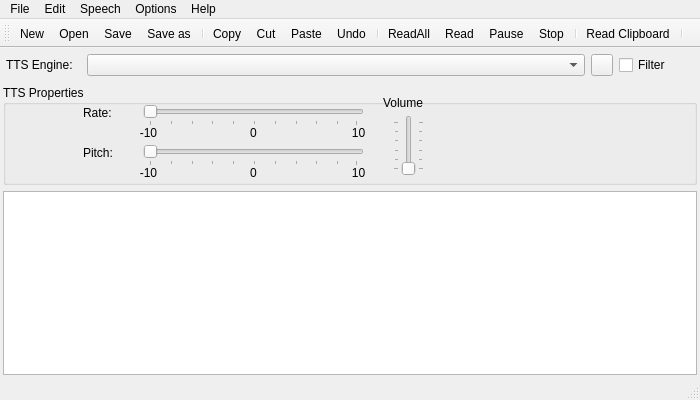
<?xml version="1.0" encoding="UTF-8"?>
<ui version="4.0">
 <class>UltraTTSClass</class>
 <widget class="QMainWindow" name="UltraTTSClass">
  <property name="geometry">
   <rect>
    <x>0</x>
    <y>0</y>
    <width>700</width>
    <height>400</height>
   </rect>
  </property>
  <property name="windowTitle">
   <string>Ultra TTS</string>
  </property>
  <widget class="QWidget" name="centralWidget">
   <layout class="QVBoxLayout" name="verticalLayout">
    <property name="leftMargin">
     <number>3</number>
    </property>
    <property name="topMargin">
     <number>3</number>
    </property>
    <property name="rightMargin">
     <number>3</number>
    </property>
    <property name="bottomMargin">
     <number>3</number>
    </property>
    <item>
     <layout class="QVBoxLayout" name="verticalLayout_2">
      <property name="leftMargin">
       <number>3</number>
      </property>
      <property name="topMargin">
       <number>3</number>
      </property>
      <property name="rightMargin">
       <number>3</number>
      </property>
      <property name="bottomMargin">
       <number>3</number>
      </property>
      <item>
       <layout class="QHBoxLayout" name="horizontalLayout">
        <item>
         <widget class="QLabel" name="label_5">
          <property name="maximumSize">
           <size>
            <width>75</width>
            <height>16777215</height>
           </size>
          </property>
          <property name="text">
           <string>TTS Engine:</string>
          </property>
         </widget>
        </item>
        <item>
         <widget class="QComboBox" name="voiceList"/>
        </item>
        <item>
         <widget class="QPushButton" name="btnReloadSAPI">
          <property name="maximumSize">
           <size>
            <width>22</width>
            <height>22</height>
           </size>
          </property>
          <property name="text">
           <string/>
          </property>
          <property name="icon">
           <iconset resource="UltraTTS.qrc">
            <normaloff>:/images/rotateleft.png</normaloff>:/images/rotateleft.png</iconset>
          </property>
         </widget>
        </item>
        <item>
         <widget class="QCheckBox" name="chkFilter">
          <property name="maximumSize">
           <size>
            <width>75</width>
            <height>16777215</height>
           </size>
          </property>
          <property name="text">
           <string>Filter</string>
          </property>
          <property name="tristate">
           <bool>true</bool>
          </property>
         </widget>
        </item>
       </layout>
      </item>
     </layout>
    </item>
    <item>
     <widget class="QGroupBox" name="groupBox">
      <property name="minimumSize">
       <size>
        <width>0</width>
        <height>100</height>
       </size>
      </property>
      <property name="title">
       <string>TTS Properties</string>
      </property>
      <widget class="QSlider" name="sliderRate">
       <property name="geometry">
        <rect>
         <x>140</x>
         <y>20</y>
         <width>221</width>
         <height>21</height>
        </rect>
       </property>
       <property name="orientation">
        <enum>Qt::Horizontal</enum>
       </property>
       <property name="tickPosition">
        <enum>QSlider::TicksBelow</enum>
       </property>
      </widget>
      <widget class="QSlider" name="sliderPitch">
       <property name="geometry">
        <rect>
         <x>140</x>
         <y>60</y>
         <width>221</width>
         <height>21</height>
        </rect>
       </property>
       <property name="orientation">
        <enum>Qt::Horizontal</enum>
       </property>
       <property name="tickPosition">
        <enum>QSlider::TicksBelow</enum>
       </property>
      </widget>
      <widget class="QSlider" name="sliderVolume">
       <property name="geometry">
        <rect>
         <x>390</x>
         <y>30</y>
         <width>31</width>
         <height>61</height>
        </rect>
       </property>
       <property name="maximum">
        <number>100</number>
       </property>
       <property name="orientation">
        <enum>Qt::Vertical</enum>
       </property>
       <property name="tickPosition">
        <enum>QSlider::TicksBothSides</enum>
       </property>
       <property name="tickInterval">
        <number>20</number>
       </property>
      </widget>
      <widget class="QLabel" name="label_2">
       <property name="geometry">
        <rect>
         <x>380</x>
         <y>10</y>
         <width>41</width>
         <height>16</height>
        </rect>
       </property>
       <property name="text">
        <string>Volume:</string>
       </property>
      </widget>
      <widget class="QLabel" name="label_3">
       <property name="geometry">
        <rect>
         <x>80</x>
         <y>20</y>
         <width>41</width>
         <height>16</height>
        </rect>
       </property>
       <property name="text">
        <string>Rate:</string>
       </property>
      </widget>
      <widget class="QLabel" name="label_4">
       <property name="geometry">
        <rect>
         <x>80</x>
         <y>60</y>
         <width>41</width>
         <height>16</height>
        </rect>
       </property>
       <property name="text">
        <string>Pitch:</string>
       </property>
      </widget>
      <widget class="QLabel" name="minRate">
       <property name="geometry">
        <rect>
         <x>130</x>
         <y>40</y>
         <width>31</width>
         <height>16</height>
        </rect>
       </property>
       <property name="text">
        <string>-10</string>
       </property>
       <property name="alignment">
        <set>Qt::AlignCenter</set>
       </property>
      </widget>
      <widget class="QLabel" name="curRate">
       <property name="geometry">
        <rect>
         <x>230</x>
         <y>40</y>
         <width>41</width>
         <height>16</height>
        </rect>
       </property>
       <property name="text">
        <string>0</string>
       </property>
       <property name="alignment">
        <set>Qt::AlignCenter</set>
       </property>
      </widget>
      <widget class="QLabel" name="maxRate">
       <property name="geometry">
        <rect>
         <x>340</x>
         <y>40</y>
         <width>31</width>
         <height>16</height>
        </rect>
       </property>
       <property name="text">
        <string>10</string>
       </property>
       <property name="alignment">
        <set>Qt::AlignCenter</set>
       </property>
      </widget>
      <widget class="QLabel" name="minPitch">
       <property name="geometry">
        <rect>
         <x>130</x>
         <y>80</y>
         <width>31</width>
         <height>16</height>
        </rect>
       </property>
       <property name="text">
        <string>-10</string>
       </property>
       <property name="alignment">
        <set>Qt::AlignCenter</set>
       </property>
      </widget>
      <widget class="QLabel" name="curPitch">
       <property name="geometry">
        <rect>
         <x>230</x>
         <y>80</y>
         <width>41</width>
         <height>16</height>
        </rect>
       </property>
       <property name="text">
        <string>0</string>
       </property>
       <property name="alignment">
        <set>Qt::AlignCenter</set>
       </property>
      </widget>
      <widget class="QLabel" name="maxPitch">
       <property name="geometry">
        <rect>
         <x>340</x>
         <y>80</y>
         <width>31</width>
         <height>16</height>
        </rect>
       </property>
       <property name="text">
        <string>10</string>
       </property>
       <property name="alignment">
        <set>Qt::AlignCenter</set>
       </property>
      </widget>
     </widget>
    </item>
    <item>
     <widget class="QTextEdit" name="textEdit">
      <property name="frameShadow">
       <enum>QFrame::Sunken</enum>
      </property>
     </widget>
    </item>
   </layout>
  </widget>
  <widget class="QMenuBar" name="menuBar">
   <property name="geometry">
    <rect>
     <x>0</x>
     <y>0</y>
     <width>700</width>
     <height>21</height>
    </rect>
   </property>
   <widget class="QMenu" name="menuFile">
    <property name="title">
     <string>File</string>
    </property>
    <addaction name="actionNew"/>
    <addaction name="actionOpen"/>
    <addaction name="actionSave"/>
    <addaction name="actionSave_as"/>
    <addaction name="actionPrint"/>
    <addaction name="separator"/>
    <addaction name="actionExit"/>
   </widget>
   <widget class="QMenu" name="menuEdit">
    <property name="title">
     <string>Edit</string>
    </property>
    <addaction name="actionCopy"/>
    <addaction name="actionCut"/>
    <addaction name="actionPaste"/>
    <addaction name="separator"/>
    <addaction name="actionUndo"/>
    <addaction name="actionRedo"/>
    <addaction name="actionFont"/>
    <addaction name="separator"/>
    <addaction name="actionBold"/>
    <addaction name="actionItalic"/>
    <addaction name="actionUnderline"/>
   </widget>
   <widget class="QMenu" name="menuSapi">
    <property name="title">
     <string>Speech</string>
    </property>
    <addaction name="actionReadAll"/>
    <addaction name="actionRead"/>
    <addaction name="actionPause"/>
    <addaction name="actionStop"/>
    <addaction name="separator"/>
    <addaction name="actionRead_Clipboard"/>
   </widget>
   <widget class="QMenu" name="menuHelp">
    <property name="title">
     <string>Help</string>
    </property>
    <addaction name="actionAbout"/>
   </widget>
   <widget class="QMenu" name="menuOptions">
    <property name="title">
     <string>Options</string>
    </property>
    <addaction name="actionFont"/>
    <addaction name="separator"/>
    <addaction name="actionConfiguration"/>
   </widget>
   <addaction name="menuFile"/>
   <addaction name="menuEdit"/>
   <addaction name="menuSapi"/>
   <addaction name="menuOptions"/>
   <addaction name="menuHelp"/>
  </widget>
  <widget class="QToolBar" name="mainToolBar">
   <attribute name="toolBarArea">
    <enum>TopToolBarArea</enum>
   </attribute>
   <attribute name="toolBarBreak">
    <bool>false</bool>
   </attribute>
   <addaction name="actionNew"/>
   <addaction name="actionOpen"/>
   <addaction name="actionSave"/>
   <addaction name="actionSave_as"/>
   <addaction name="separator"/>
   <addaction name="actionCopy"/>
   <addaction name="actionCut"/>
   <addaction name="actionPaste"/>
   <addaction name="actionUndo"/>
   <addaction name="separator"/>
   <addaction name="actionReadAll"/>
   <addaction name="actionRead"/>
   <addaction name="actionPause"/>
   <addaction name="actionStop"/>
   <addaction name="separator"/>
   <addaction name="actionRead_Clipboard"/>
   <addaction name="separator"/>
  </widget>
  <widget class="QStatusBar" name="statusBar"/>
  <action name="actionNew">
   <property name="icon">
    <iconset resource="UltraTTS.qrc">
     <normaloff>:/images/new.png</normaloff>:/images/new.png</iconset>
   </property>
   <property name="text">
    <string>New</string>
   </property>
   <property name="toolTip">
    <string>New text document</string>
   </property>
   <property name="shortcut">
    <string>Ctrl+N</string>
   </property>
  </action>
  <action name="actionOpen">
   <property name="icon">
    <iconset resource="UltraTTS.qrc">
     <normaloff>:/images/open.png</normaloff>:/images/open.png</iconset>
   </property>
   <property name="text">
    <string>Open</string>
   </property>
   <property name="toolTip">
    <string>Open file</string>
   </property>
   <property name="shortcut">
    <string>Ctrl+O</string>
   </property>
  </action>
  <action name="actionSave">
   <property name="icon">
    <iconset resource="UltraTTS.qrc">
     <normaloff>:/images/save.png</normaloff>:/images/save.png</iconset>
   </property>
   <property name="text">
    <string>Save</string>
   </property>
   <property name="toolTip">
    <string>Save file</string>
   </property>
   <property name="shortcut">
    <string>Ctrl+S</string>
   </property>
  </action>
  <action name="actionSave_as">
   <property name="icon">
    <iconset resource="UltraTTS.qrc">
     <normaloff>:/images/save_as.png</normaloff>:/images/save_as.png</iconset>
   </property>
   <property name="text">
    <string>Save as</string>
   </property>
   <property name="toolTip">
    <string>Save file as</string>
   </property>
   <property name="shortcut">
    <string>Alt+S</string>
   </property>
  </action>
  <action name="actionPrint">
   <property name="icon">
    <iconset resource="UltraTTS.qrc">
     <normaloff>:/images/print.png</normaloff>:/images/print.png</iconset>
   </property>
   <property name="text">
    <string>Print</string>
   </property>
   <property name="toolTip">
    <string>Print file</string>
   </property>
  </action>
  <action name="actionExit">
   <property name="icon">
    <iconset theme="exit.png" resource="UltraTTS.qrc">
     <normaloff>:/images/exit.png</normaloff>:/images/exit.png</iconset>
   </property>
   <property name="text">
    <string>Exit</string>
   </property>
   <property name="toolTip">
    <string>Exit UltraTTS</string>
   </property>
  </action>
  <action name="actionCopy">
   <property name="icon">
    <iconset resource="UltraTTS.qrc">
     <normaloff>:/images/copy.png</normaloff>:/images/copy.png</iconset>
   </property>
   <property name="text">
    <string>Copy</string>
   </property>
   <property name="shortcut">
    <string>Ctrl+C</string>
   </property>
  </action>
  <action name="actionCut">
   <property name="icon">
    <iconset resource="UltraTTS.qrc">
     <normaloff>:/images/cut.png</normaloff>:/images/cut.png</iconset>
   </property>
   <property name="text">
    <string>Cut</string>
   </property>
   <property name="shortcut">
    <string>Ctrl+X</string>
   </property>
  </action>
  <action name="actionPaste">
   <property name="icon">
    <iconset resource="UltraTTS.qrc">
     <normaloff>:/images/paste.png</normaloff>:/images/paste.png</iconset>
   </property>
   <property name="text">
    <string>Paste</string>
   </property>
   <property name="shortcut">
    <string>Ctrl+V</string>
   </property>
  </action>
  <action name="actionUndo">
   <property name="icon">
    <iconset resource="UltraTTS.qrc">
     <normaloff>:/images/edit_undo.png</normaloff>:/images/edit_undo.png</iconset>
   </property>
   <property name="text">
    <string>Undo</string>
   </property>
   <property name="shortcut">
    <string>Ctrl+Z</string>
   </property>
  </action>
  <action name="actionRedo">
   <property name="icon">
    <iconset resource="UltraTTS.qrc">
     <normaloff>:/images/edit_redo.png</normaloff>:/images/edit_redo.png</iconset>
   </property>
   <property name="text">
    <string>Redo</string>
   </property>
   <property name="shortcut">
    <string>Ctrl+Y</string>
   </property>
  </action>
  <action name="actionFont">
   <property name="icon">
    <iconset resource="UltraTTS.qrc">
     <normaloff>:/images/font.png</normaloff>:/images/font.png</iconset>
   </property>
   <property name="text">
    <string>Font</string>
   </property>
  </action>
  <action name="actionItalic">
   <property name="checkable">
    <bool>true</bool>
   </property>
   <property name="icon">
    <iconset resource="UltraTTS.qrc">
     <normaloff>:/images/italic.png</normaloff>:/images/italic.png</iconset>
   </property>
   <property name="text">
    <string>Italic</string>
   </property>
   <property name="toolTip">
    <string>Italic font</string>
   </property>
   <property name="shortcut">
    <string>Ctrl+I</string>
   </property>
  </action>
  <action name="actionBold">
   <property name="checkable">
    <bool>true</bool>
   </property>
   <property name="icon">
    <iconset resource="UltraTTS.qrc">
     <normaloff>:/images/bold.png</normaloff>:/images/bold.png</iconset>
   </property>
   <property name="text">
    <string>actionBold</string>
   </property>
   <property name="toolTip">
    <string>Bold</string>
   </property>
   <property name="shortcut">
    <string>Ctrl+B</string>
   </property>
  </action>
  <action name="actionUnderline">
   <property name="checkable">
    <bool>true</bool>
   </property>
   <property name="icon">
    <iconset resource="UltraTTS.qrc">
     <normaloff>:/images/underline.png</normaloff>:/images/underline.png</iconset>
   </property>
   <property name="text">
    <string>Underline</string>
   </property>
   <property name="toolTip">
    <string>Underline</string>
   </property>
   <property name="shortcut">
    <string>Ctrl+U</string>
   </property>
  </action>
  <action name="actionAbout">
   <property name="icon">
    <iconset resource="UltraTTS.qrc">
     <normaloff>:/images/info.png</normaloff>:/images/info.png</iconset>
   </property>
   <property name="text">
    <string>About</string>
   </property>
  </action>
  <action name="actionRead">
   <property name="icon">
    <iconset resource="UltraTTS.qrc">
     <normaloff>:/images/player_play.png</normaloff>:/images/player_play.png</iconset>
   </property>
   <property name="text">
    <string>Read</string>
   </property>
  </action>
  <action name="actionPause">
   <property name="icon">
    <iconset resource="UltraTTS.qrc">
     <normaloff>:/images/player_pause.png</normaloff>:/images/player_pause.png</iconset>
   </property>
   <property name="text">
    <string>Pause</string>
   </property>
  </action>
  <action name="actionStop">
   <property name="icon">
    <iconset resource="UltraTTS.qrc">
     <normaloff>:/images/player_stop.png</normaloff>:/images/player_stop.png</iconset>
   </property>
   <property name="text">
    <string>Stop</string>
   </property>
  </action>
  <action name="actionRead_Clipboard">
   <property name="icon">
    <iconset resource="UltraTTS.qrc">
     <normaloff>:/images/read_cb.png</normaloff>:/images/read_cb.png</iconset>
   </property>
   <property name="text">
    <string>Read Clipboard</string>
   </property>
  </action>
  <action name="actionConfiguration">
   <property name="text">
    <string>Configuration</string>
   </property>
  </action>
  <action name="actionReadAll">
   <property name="icon">
    <iconset resource="UltraTTS.qrc">
     <normaloff>:/images/player_play2.png</normaloff>:/images/player_play2.png</iconset>
   </property>
   <property name="text">
    <string>ReadAll</string>
   </property>
  </action>
 </widget>
 <layoutdefault spacing="6" margin="11"/>
 <resources>
  <include location="UltraTTS.qrc"/>
 </resources>
 <connections/>
</ui>
